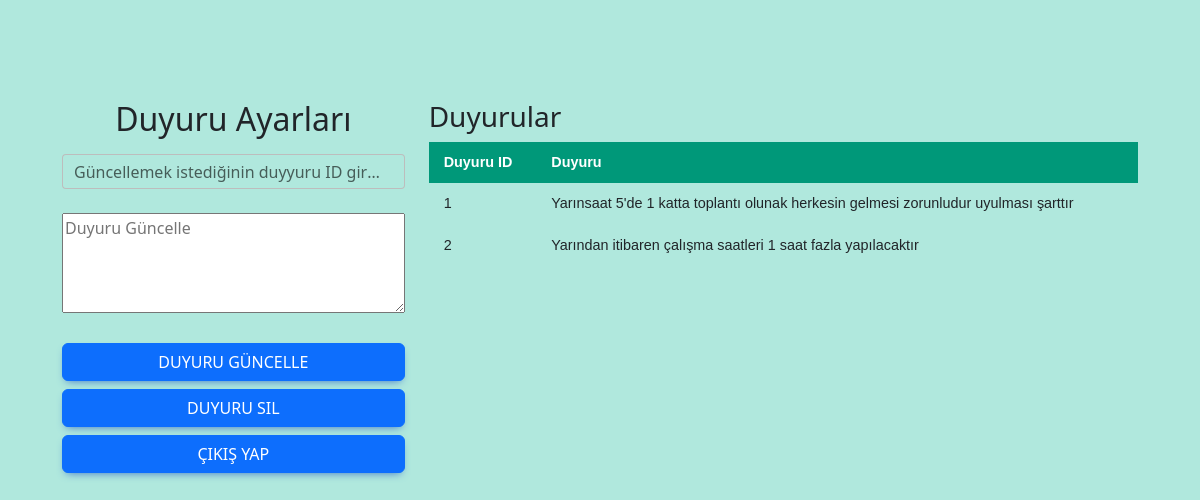
Page /duyuru/ on the committed database.
### appSekreter/models.py (models this page shows, shortened)
class Duyuru(models.Model):
    duyuru = models.TextField(("Duyuru"), max_length=300)

### appSekreter/views.py (the view, shortened to what this page needs)
# urls.py: path('duyuru/',DuyuruFon, name='DuyuruFon'),
def DuyuruFon(request):
    duyuru = Duyuru.objects.all()
    context = {
        'duyuru':duyuru,
    }
    return render(request, 'sekreter/duyuru.html',context)

### appMy/templates/sekreter/duyuru.html (shortened to what this page needs)
{% extends 'base.html' %}
{% load static %}
{% block body %}
   <div class="container-fluid p-0 doktorBilgi">
    <div class="row doktorBilgileri">
       <div class="col-4">
        <form method="POST">
            <h2 class="hastagirisisim mb-3">Duyuru Ayarları</h2>
              <div class="form-outline mb-4">
                <input type="text" name="duyuruid" id="form2Example1" class="form-control" required/>
                <label class="form-label" for="form2Example1">Güncellemek istediğinin duyyuru ID giriniz!</label>
              </div>
              <div class="form-outline mb-4">
               <textarea name="text" id="" cols="30" rows="10" style="width: 100%;" placeholder="Duyuru Güncelle"  required></textarea>
              </div>
              <button type="submit" name="button" value="buttonkayit" class="btn btn-primary btn-block mb-2">Duyuru Güncelle</button>
            </form>
            <button type="button" class="btn btn-primary btn-block mb-2"  data-mdb-toggle="modal" data-mdb-target="#exampleModalSil">Duyuru Sil</button>
          <a href="{% url 'secreterDetay' %}" class="btn btn-primary btn-block mb-2">Çıkış Yap</a>
        </div>
       <div class="col-8">
       <h3>Duyurular</h3>
                <table class="styled-table">
                    <thead>
                        <tr>
                            <th>Duyuru ID</th>
                            <th>Duyuru</th>
                        </tr>
                    </thead>
                    <tbody>
                          {% for i in duyuru %}
                          <tr>
                          <td>{{ i.id }}</td>
                          <td>{{ i.duyuru }}</td>
                          </tr>
                          {% endfor %}
                    </tbody>
                </table>
       </div>
    </div>
   </div>
{% endblock body %}

### appMy/static/style.css (style rules this page uses)
* { box-sizing: border-box !important; }
.hastagirisisim { display: flex; align-items: center; justify-content: center; }
.styled-table { width: 100%; border-collapse: collapse; font-size: 0.9em; font-family: sans-serif; min-width: 400px; margin-right: 5px !important; }
.styled-table thead tr { background-color: #009879; color: #ffffff; text-align: left; }
.styled-table th, .styled-table td { padding: 10px 15px; }
textarea { min-height: 100px; max-height: 100px; }
.doktorBilgi { height: 100vh; overflow: hidden !important; background-color: #b0e8dd; }
.doktorBilgileri { margin-top: 100px !important; margin-left: 50px !important; margin-right: 50px !important; }

### rows in the picture
Duyuru: id "1", duyuru "Yarınsaat 5'de 1 katta toplantı olunak herkesin gelmesi zorunludur uyulması şarttır"
Duyuru: id "2", duyuru "Yarından itibaren çalışma saatleri 1 saat fazla yapılacaktır"
